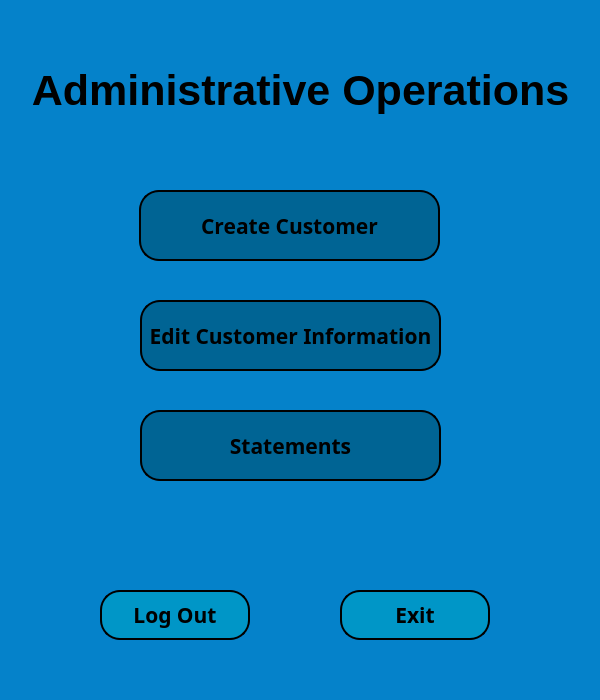
<?xml version="1.0" encoding="UTF-8"?>
<ui version="4.0">
 <class>admin_options_window</class>
 <widget class="QMainWindow" name="admin_options_window">
  <property name="geometry">
   <rect>
    <x>0</x>
    <y>0</y>
    <width>600</width>
    <height>700</height>
   </rect>
  </property>
  <property name="minimumSize">
   <size>
    <width>600</width>
    <height>700</height>
   </size>
  </property>
  <property name="maximumSize">
   <size>
    <width>600</width>
    <height>700</height>
   </size>
  </property>
  <property name="windowTitle">
   <string>Admin Options Window</string>
  </property>
  <property name="styleSheet">
   <string notr="true">background-color: rgb(5, 130, 202);</string>
  </property>
  <widget class="QWidget" name="centralwidget">
   <widget class="QLabel" name="adminoptwdw_lbl_heading">
    <property name="geometry">
     <rect>
      <x>-20</x>
      <y>50</y>
      <width>641</width>
      <height>81</height>
     </rect>
    </property>
    <property name="font">
     <font>
      <family>Arial</family>
      <pointsize>32</pointsize>
      <weight>75</weight>
      <bold>true</bold>
     </font>
    </property>
    <property name="text">
     <string>Administrative Operations</string>
    </property>
    <property name="alignment">
     <set>Qt::AlignCenter</set>
    </property>
   </widget>
   <widget class="QPushButton" name="adminwdw_btn_createcs">
    <property name="geometry">
     <rect>
      <x>139</x>
      <y>190</y>
      <width>301</width>
      <height>71</height>
     </rect>
    </property>
    <property name="font">
     <font>
      <family>Bahnschrift SemiBold</family>
      <pointsize>16</pointsize>
      <weight>75</weight>
      <bold>true</bold>
     </font>
    </property>
    <property name="styleSheet">
     <string notr="true">QPushButton{
	background-color: rgb(0, 100, 148);

border:2px solid rgb(0, 150, 199);
border-radius:20px;
border-color:black;
}
QPushButton:hover {
     background-color: rgb(202, 240, 248);
     border:2px solid rgb(0, 150, 199);
}</string>
    </property>
    <property name="text">
     <string>Create Customer</string>
    </property>
   </widget>
   <widget class="QPushButton" name="adminwdw_btn_editinf">
    <property name="geometry">
     <rect>
      <x>140</x>
      <y>300</y>
      <width>301</width>
      <height>71</height>
     </rect>
    </property>
    <property name="font">
     <font>
      <family>Bahnschrift SemiBold</family>
      <pointsize>16</pointsize>
      <weight>75</weight>
      <bold>true</bold>
     </font>
    </property>
    <property name="styleSheet">
     <string notr="true">QPushButton{
	background-color: rgb(0, 100, 148);

border:2px solid rgb(0, 150, 199);
border-radius:20px;
border-color:black;
}
QPushButton:hover {
     background-color: rgb(202, 240, 248);
     border:2px solid rgb(0, 150, 199);
}</string>
    </property>
    <property name="text">
     <string>Edit Customer Information</string>
    </property>
   </widget>
   <widget class="QPushButton" name="adminwdw_btn_bankstt">
    <property name="geometry">
     <rect>
      <x>140</x>
      <y>410</y>
      <width>301</width>
      <height>71</height>
     </rect>
    </property>
    <property name="font">
     <font>
      <family>Bahnschrift SemiBold</family>
      <pointsize>16</pointsize>
      <weight>75</weight>
      <bold>true</bold>
     </font>
    </property>
    <property name="styleSheet">
     <string notr="true">QPushButton{
	background-color: rgb(0, 100, 148);

border:2px solid rgb(0, 150, 199);
border-radius:20px;
border-color:black;
}
QPushButton:hover {
     background-color: rgb(202, 240, 248);
     border:2px solid rgb(0, 150, 199);
}</string>
    </property>
    <property name="text">
     <string>Statements</string>
    </property>
   </widget>
   <widget class="QPushButton" name="adminwdw_btn_logout">
    <property name="geometry">
     <rect>
      <x>100</x>
      <y>590</y>
      <width>150</width>
      <height>50</height>
     </rect>
    </property>
    <property name="font">
     <font>
      <family>Bahnschrift SemiBold</family>
      <pointsize>16</pointsize>
      <weight>75</weight>
      <bold>true</bold>
     </font>
    </property>
    <property name="styleSheet">
     <string notr="true">QPushButton {
background-color: rgb(0, 150, 199);
   border-color: rgb(66, 167, 255);
   border-bottom-color: rgb(255, 255, 255);
   border:2px solid rgb(202, 240, 248);
   border-radius:20px;
   border-color: black;
}

QPushButton:hover {
     background-color: rgb(202, 240, 248);
     border:2px solid rgb(202, 240, 248);
}
    
   </string>
    </property>
    <property name="text">
     <string>Log Out</string>
    </property>
   </widget>
   <widget class="QPushButton" name="adminwdw_btn_exit">
    <property name="geometry">
     <rect>
      <x>340</x>
      <y>590</y>
      <width>150</width>
      <height>50</height>
     </rect>
    </property>
    <property name="font">
     <font>
      <family>Bahnschrift SemiBold</family>
      <pointsize>16</pointsize>
      <weight>75</weight>
      <bold>true</bold>
     </font>
    </property>
    <property name="styleSheet">
     <string notr="true">QPushButton {
background-color: rgb(0, 150, 199);
   border-color: rgb(66, 167, 255);
   border-bottom-color: rgb(255, 255, 255);
   border:2px solid rgb(202, 240, 248);
   border-radius:20px;
   border-color: black;
}

QPushButton:hover {
     background-color: rgb(202, 240, 248);
     border:2px solid rgb(202, 240, 248);
}
    
   </string>
    </property>
    <property name="text">
     <string>Exit</string>
    </property>
   </widget>
  </widget>
  <widget class="QStatusBar" name="statusbar"/>
  <widget class="QMenuBar" name="menubar">
   <property name="geometry">
    <rect>
     <x>0</x>
     <y>0</y>
     <width>600</width>
     <height>22</height>
    </rect>
   </property>
  </widget>
 </widget>
 <resources/>
 <connections/>
</ui>
